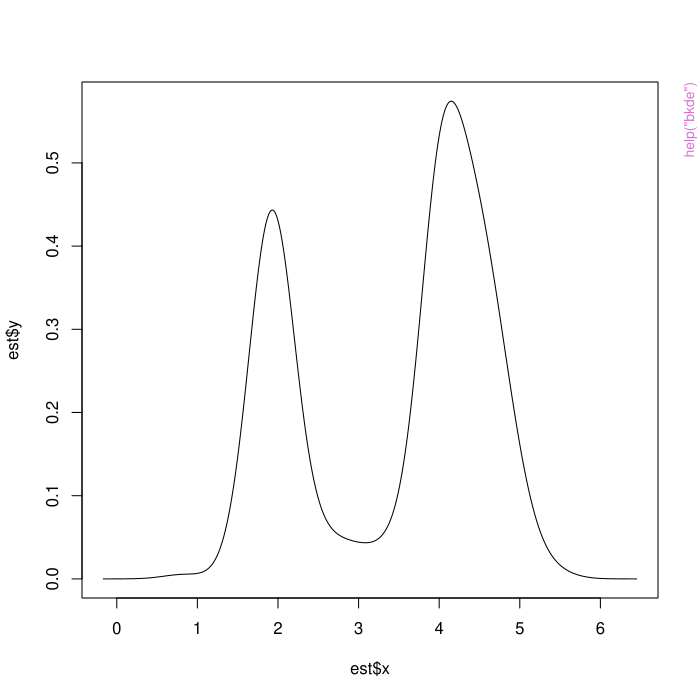

Source code (R):
pkgname <- "KernSmooth"
source(file.path(R.home("share"), "R", "examples-header.R"))
options(warn = 1)
library('KernSmooth')

base::assign(".oldSearch", base::search(), pos = 'CheckExEnv')
base::assign(".old_wd", base::getwd(), pos = 'CheckExEnv')
cleanEx()
nameEx("bkde")
### * bkde

flush(stderr()); flush(stdout())

### Name: bkde
### Title: Compute a Binned Kernel Density Estimate
### Aliases: bkde
### Keywords: distribution smooth

### ** Examples

data(geyser, package="MASS")
x <- geyser$duration
est <- bkde(x, bandwidth=0.25)
plot(est, type="l")



cleanEx()
nameEx("bkde2D")
### * bkde2D

flush(stderr()); flush(stdout())

### Name: bkde2D
### Title: Compute a 2D Binned Kernel Density Estimate
### Aliases: bkde2D
### Keywords: distribution smooth

### ** Examples

data(geyser, package="MASS")
x <- cbind(geyser$duration, geyser$waiting)
est <- bkde2D(x, bandwidth=c(0.7, 7))
contour(est$x1, est$x2, est$fhat)
persp(est$fhat)



cleanEx()
nameEx("bkfe")
### * bkfe

flush(stderr()); flush(stdout())

### Name: bkfe
### Title: Compute a Binned Kernel Functional Estimate
### Aliases: bkfe
### Keywords: smooth

### ** Examples

data(geyser, package="MASS")
x <- geyser$duration
est <- bkfe(x, drv=4, bandwidth=0.3)



cleanEx()
nameEx("dpih")
### * dpih

flush(stderr()); flush(stdout())

### Name: dpih
### Title: Select a Histogram Bin Width
### Aliases: dpih
### Keywords: smooth

### ** Examples

data(geyser, package="MASS")
x <- geyser$duration
h <- dpih(x)
bins <- seq(min(x)-h, max(x)+h, by=h)
hist(x, breaks=bins)



cleanEx()
nameEx("dpik")
### * dpik

flush(stderr()); flush(stdout())

### Name: dpik
### Title: Select a Bandwidth for Kernel Density Estimation
### Aliases: dpik
### Keywords: smooth

### ** Examples

data(geyser, package="MASS")
x <- geyser$duration
h <- dpik(x)
est <- bkde(x, bandwidth=h)
plot(est,type="l")



cleanEx()
nameEx("dpill")
### * dpill

flush(stderr()); flush(stdout())

### Name: dpill
### Title: Select a Bandwidth for Local Linear Regression
### Aliases: dpill
### Keywords: smooth

### ** Examples

data(geyser, package = "MASS")
x <- geyser$duration
y <- geyser$waiting
plot(x, y)
h <- dpill(x, y)
fit <- locpoly(x, y, bandwidth = h)
lines(fit)



cleanEx()
nameEx("locpoly")
### * locpoly

flush(stderr()); flush(stdout())

### Name: locpoly
### Title: Estimate Functions Using Local Polynomials
### Aliases: locpoly
### Keywords: smooth regression

### ** Examples

data(geyser, package = "MASS")
# local linear density estimate
x <- geyser$duration
est <- locpoly(x, bandwidth = 0.25)
plot(est, type = "l")

# local linear regression estimate
y <- geyser$waiting
plot(x, y)
fit <- locpoly(x, y, bandwidth = 0.25)
lines(fit)



### * <FOOTER>
###
cleanEx()
options(digits = 7L)
base::cat("Time elapsed: ", proc.time() - base::get("ptime", pos = 'CheckExEnv'),"\n")
grDevices::dev.off()
###
### Local variables: ***
### mode: outline-minor ***
### outline-regexp: "\\(> \\)?### [*]+" ***
### End: ***
quit('no')
